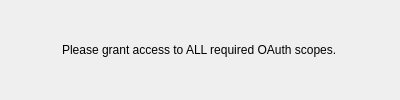
<?xml version="1.0" encoding="UTF-8"?>
<ui version="4.0">
 <class>PromptAuth</class>
 <widget class="QDialog" name="PromptAuth">
  <property name="geometry">
   <rect>
    <x>0</x>
    <y>0</y>
    <width>400</width>
    <height>100</height>
   </rect>
  </property>
  <property name="sizePolicy">
   <sizepolicy hsizetype="Fixed" vsizetype="Fixed">
    <horstretch>0</horstretch>
    <verstretch>0</verstretch>
   </sizepolicy>
  </property>
  <property name="maximumSize">
   <size>
    <width>450</width>
    <height>150</height>
   </size>
  </property>
  <property name="windowTitle">
   <string>Awaiting authentication...</string>
  </property>
  <layout class="QVBoxLayout" name="verticalLayout">
   <property name="spacing">
    <number>0</number>
   </property>
   <property name="leftMargin">
    <number>0</number>
   </property>
   <property name="topMargin">
    <number>15</number>
   </property>
   <property name="rightMargin">
    <number>0</number>
   </property>
   <property name="bottomMargin">
    <number>15</number>
   </property>
   <item alignment="Qt::AlignHCenter|Qt::AlignVCenter">
    <widget class="QLabel" name="label">
     <property name="text">
      <string>Please grant access to ALL required OAuth scopes.</string>
     </property>
    </widget>
   </item>
  </layout>
  <action name="action_close">
   <property name="text">
    <string>close</string>
   </property>
   <property name="shortcut">
    <string>Ctrl+W</string>
   </property>
  </action>
 </widget>
 <resources/>
 <connections/>
</ui>
